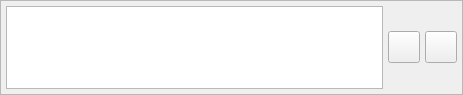
<?xml version="1.0" encoding="UTF-8"?>
<ui version="4.0">
 <class>InputTextWidgetClass</class>
 <widget class="QWidget" name="InputTextWidgetClass">
  <property name="geometry">
   <rect>
    <x>0</x>
    <y>0</y>
    <width>463</width>
    <height>95</height>
   </rect>
  </property>
  <property name="sizePolicy">
   <sizepolicy hsizetype="Expanding" vsizetype="Preferred">
    <horstretch>0</horstretch>
    <verstretch>0</verstretch>
   </sizepolicy>
  </property>
  <property name="minimumSize">
   <size>
    <width>0</width>
    <height>0</height>
   </size>
  </property>
  <property name="maximumSize">
   <size>
    <width>16777215</width>
    <height>16777215</height>
   </size>
  </property>
  <property name="windowTitle">
   <string>Form</string>
  </property>
  <property name="styleSheet">
   <string notr="true"/>
  </property>
  <layout class="QGridLayout" name="gridLayout_2">
   <property name="leftMargin">
    <number>0</number>
   </property>
   <property name="topMargin">
    <number>0</number>
   </property>
   <property name="rightMargin">
    <number>0</number>
   </property>
   <property name="bottomMargin">
    <number>0</number>
   </property>
   <property name="spacing">
    <number>0</number>
   </property>
   <item row="0" column="0">
    <widget class="QFrame" name="m_MainFrame">
     <property name="frameShape">
      <enum>QFrame::StyledPanel</enum>
     </property>
     <property name="frameShadow">
      <enum>QFrame::Raised</enum>
     </property>
     <layout class="QHBoxLayout" name="horizontalLayout">
      <property name="spacing">
       <number>5</number>
      </property>
      <property name="leftMargin">
       <number>5</number>
      </property>
      <property name="topMargin">
       <number>5</number>
      </property>
      <property name="rightMargin">
       <number>5</number>
      </property>
      <property name="bottomMargin">
       <number>5</number>
      </property>
      <item>
       <widget class="QPlainTextEdit" name="m_ChatTextEdit"/>
      </item>
      <item>
       <widget class="VxPushButton" name="m_CancelTextButton">
        <property name="sizePolicy">
         <sizepolicy hsizetype="Fixed" vsizetype="Fixed">
          <horstretch>0</horstretch>
          <verstretch>0</verstretch>
         </sizepolicy>
        </property>
        <property name="minimumSize">
         <size>
          <width>32</width>
          <height>32</height>
         </size>
        </property>
        <property name="maximumSize">
         <size>
          <width>32</width>
          <height>32</height>
         </size>
        </property>
        <property name="text">
         <string/>
        </property>
        <property name="iconSize">
         <size>
          <width>32</width>
          <height>32</height>
         </size>
        </property>
       </widget>
      </item>
      <item>
       <widget class="VxPushButton" name="m_SendTextButton">
        <property name="sizePolicy">
         <sizepolicy hsizetype="Fixed" vsizetype="Fixed">
          <horstretch>0</horstretch>
          <verstretch>0</verstretch>
         </sizepolicy>
        </property>
        <property name="minimumSize">
         <size>
          <width>32</width>
          <height>32</height>
         </size>
        </property>
        <property name="maximumSize">
         <size>
          <width>32</width>
          <height>32</height>
         </size>
        </property>
        <property name="text">
         <string/>
        </property>
        <property name="iconSize">
         <size>
          <width>32</width>
          <height>32</height>
         </size>
        </property>
       </widget>
      </item>
     </layout>
    </widget>
   </item>
  </layout>
 </widget>
 <customwidgets>
  <customwidget>
   <class>VxPushButton</class>
   <extends>QPushButton</extends>
   <header>VxPushButton.h</header>
  </customwidget>
 </customwidgets>
 <resources/>
 <connections/>
</ui>
